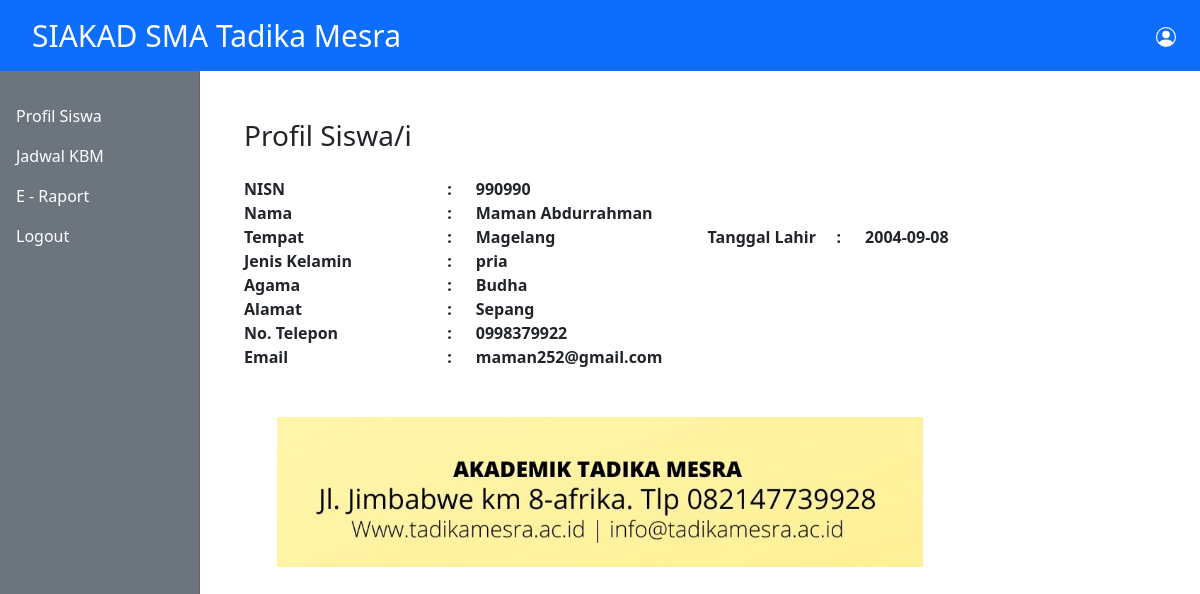
Screenshot of /admin/details-siswa.php?nisn=990990 with the database file from the repository.
### tables this page shows
CREATE TABLE `profil_siswa` (
  `NISN` int(10) NOT NULL,
  `nama` text NOT NULL,
  `tempat` text NOT NULL,
  `tanggal_lahir` date NOT NULL,
  `jenis_kelamin` varchar(40) NOT NULL,
  `agama` varchar(40) NOT NULL,
  `alamat` text NOT NULL,
  `telp` varchar(20) NOT NULL,
  `email` varchar(50) NOT NULL
);

### admin/details-siswa.php (the view)
<?php
    include_once '../database/koneksi.php';
    include_once '../templates/header.php';
    $nisn = $_GET['nisn'];
    $sql = "SELECT * FROM profil_siswa WHERE NISN = '$nisn'";
    $exec = mysqli_query($koneksi,$sql);
        while($rows = mysqli_fetch_assoc($exec)){
        $NISN = $rows["NISN"];
        $nama = $rows["nama"];
        $tempat = $rows["tempat"];
        $tanggal_lahir = $rows["tanggal_lahir"];
        $jenis_kelamin = $rows["jenis_kelamin"];
        $agama = $rows["agama"];
        $alamat = $rows["alamat"];
        $telp = $rows["telp"];
        $email = $rows["email"];
        }
?>
<div class = "container mt-5">
<h3>Profil Siswa/i</h3>
  <div class="row mt-4" style="padding-right:5px;">
      <div class="col-12" >
       <div class="row">
            <div class="col-3" style="width:25%;">
                <strong> NISN
                  <span class="pull-right" style="float:right;">:</span>
                </strong>
              </div>
              <div class="col-9" style="width:75%;">
              <strong>
                <?= $NISN;?>
              </strong>
              </div>
              </div>
        <div class="row">
            <div class="col-3" style="width:25%;">
                <strong> Nama
                  <span class="pull-right" style="float:right;">:</span>
                </strong>
              </div>
              <div class="col-9" style="width:75%;">
              <strong>
                <?= $nama;?>
              </strong>
              </div>
          </div>
          <div class="row">
            <div class="col-3" style="width:25%;">
                <strong> Tempat
                  <span class="pull-right" style="float:right;">:</span>
                </strong>
              </div>
              <div class="col-3" style="width:25%;">
              <strong>
                <?= $tempat;?>
              </strong>
              </div>
              <div class="col-2" style="width:17%;">
                <strong> Tanggal Lahir
                  <span class="pull-right" style="float:right;">:</span>
                </strong>
                </div>
              <div class="col-4" style="width:33%;">
                <strong>
                <?= $tanggal_lahir;?>
                </strong>
                </div>
          </div>
          <div class="row">
            <div class="col-3" style="width:25%;">
                <strong> Jenis Kelamin
                  <span class="pull-right" style="float:right;">:</span>
                </strong>
              </div>
              <div class="col-9" style="width:75%;">
              <strong>
                <?= $jenis_kelamin;?>
              </strong>
              </div>
          </div>
          <div class="row">
            <div class="col-3" style="width:25%;">
                <strong> Agama
                  <span class="pull-right" style="float:right;">:</span>
                </strong>
              </div>
              <div class="col-9" style="width:75%;">
              <strong>
                <?= $agama;?>
              </strong>
              </div>
          </div>
          <div class="row">
            <div class="col-3" style="width:25%;">
                <strong> Alamat
                  <span class="pull-right" style="float:right;">:</span>
                </strong>
              </div>
              <div class="col-9" style="width:75%;">
              <strong>
                <?= $alamat;?>
              </strong>
              </div>
          </div>
          <div class="row">
            <div class="col-3" style="width:25%;">
                <strong> No. Telepon
                  <span class="pull-right" style="float:right;">:</span>
                </strong>
              </div>
              <div class="col-9" style="width:75%;">
              <strong>
                <?= $telp;?>
              </strong>
              </div>
          </div>
          <div class="row">
            <div class="col-3" style="width:25%;">
                <strong> Email
                  <span class="pull-right" style="float:right;">:</span>
                </strong>
              </div>
              <div class="col-9" style="width:75%;">
              <strong>
                <?= $email;?>
              </strong>
              </div>
        </div>
       </div>
      </div>
      </div>
  </div>
<?php include_once '../templates/footer.php';?>

### rows the page displays
profil_siswa: NISN "990990", nama "Maman Abdurrahman", tempat "Magelang", tanggal_lahir "2004-09-08", jenis_kelamin "pria", agama "Budha", alamat "Sepang", telp "0998379922", email "maman252@gmail.com"
